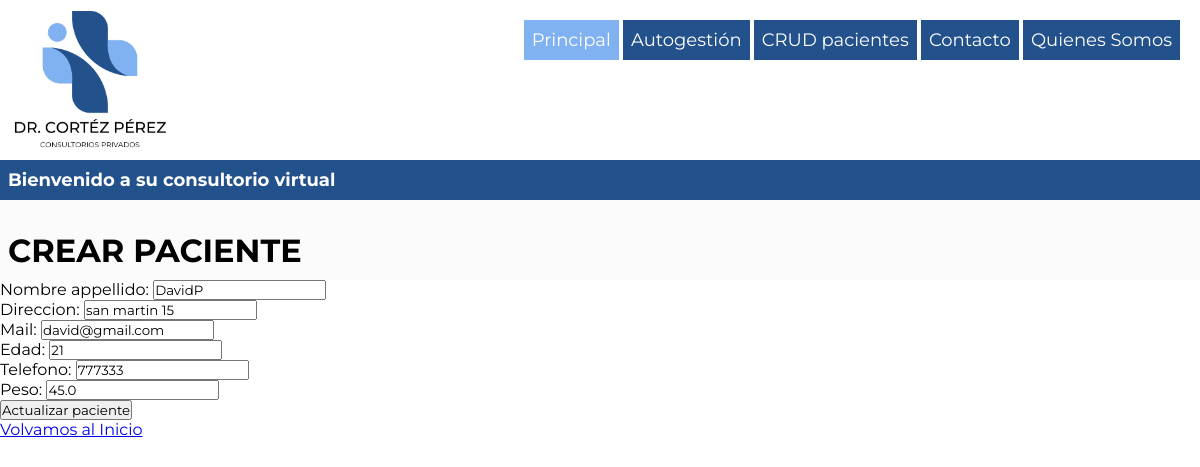
Screenshot of /paciente/5/update/ with the database file from the repository.
### app_consultorio/models.py (models this page shows, shortened)
class Paciente(Model):
    nombre_appellido  =  models.CharField(max_length=100,default="Desconocido")
    direccion  =  models.CharField(max_length=100)
    mail  =  models.EmailField(blank=False,null=False,default="no_email_contact@gmail.com")
    edad  = models.PositiveSmallIntegerField(blank=False,null=False)
    telefono  =  models.CharField(max_length=20)
    peso  = models.FloatField(blank=True, null=True)
    alta_paciente  = models.DateField(auto_now=True)
    class Meta:
        db_table = "consultorio_del_Dr"

### app_consultorio/views.py (the view)
# urls.py: path("<int:pk>/update/", PacienteUpdateView.as_view(), name="update"),
class PacienteUpdateView(PacienteBaseView,UpdateView):
    template_name = "paciente_create.html"
    extra_context = {"tipo": "Actualizar paciente"}

### app_consultorio/templates/paciente_create.html (shortened to what this page needs)
{% extends 'base_template.html' %}
{% block contenido %}
<main>
    <div class="main-color-pacientes">
        <h1>CREAR PACIENTE</h1>
        <form method="post">
            <div>{{form.as_p}}</div>
            <input type="submit" value="{{ tipo }}" />
        </form>
        <a href="{% url 'paciente:all' %}">Volvamos al Inicio</a>
    </div>
</main>
{% endblock %}

### static/css/style.css (style rules this page uses)
* { font-family: 'Montserrat', sans-serif; margin: 0; padding: 0; box-sizing: border-box; }
:root { --azul-oscuro: #23518C; --azul-claro: #2C6CBF; --celeste: #80B2F2; --gris: #BFBFBD; --blanco: #FBFBFB; --rojo: #FBC899; font-size: 16px; scroll-behavior: smooth; }
body { background-color: white; }
main div h1 { background-color: var(--blanco); height: 10vh; color: black; text-align: center; font-size: 4vh; padding-top: 3.5vh; }

### static/css/header.css (style rules this page uses)
h1 { width: 100%; background-color: var(--azul-oscuro); height: fit-content; min-height: 5vh; font-weight: bold; color: white; font-size: 18px; padding: 8px; display: flex; flex-wrap: wrap; align-items: center; align-content: center; }

### rows the page displays
Paciente: nombre_appellido "DavidP", direccion "san martin 15", mail "david@gmail.com", edad "21", telefono "777333", peso "45.0"
